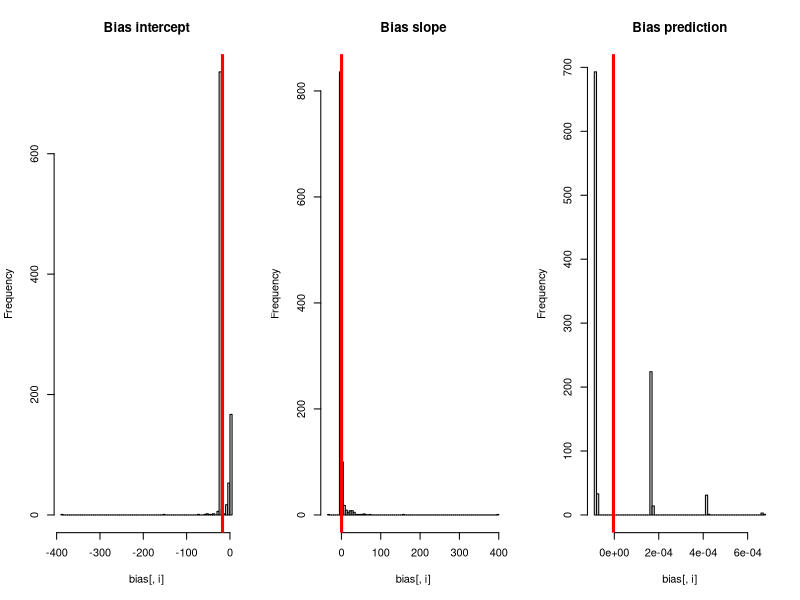
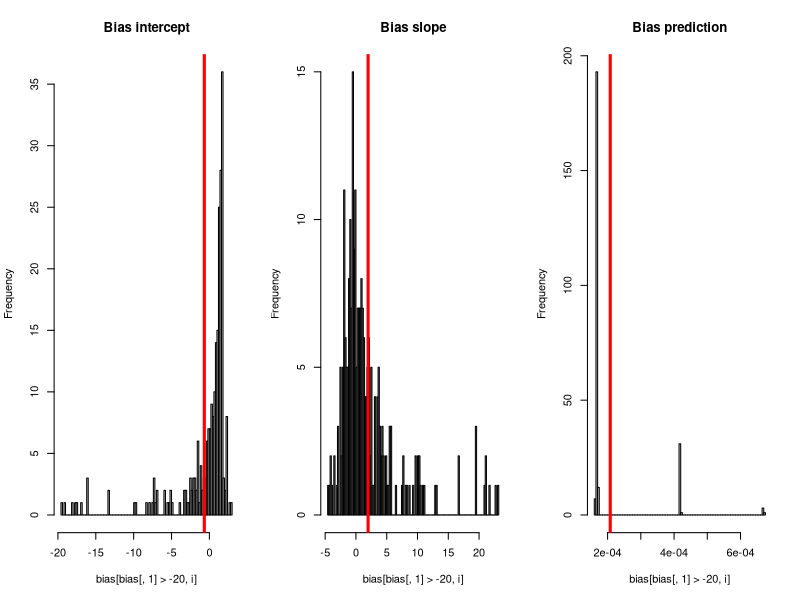

These figures' R source, in order:
set.seed(123)
replicates = 1000
N= 4000
slope = 2 # slope (linear scale)
intercept = - 10 # intercept (linear scale)

bias <- matrix(NA, nrow = replicates, ncol = 3)
incidencePredBias <- rep(NA, replicates)

for (i in 1:replicates){
  pred = runif(N,min=-1,max=1) 
  linearResponse = intercept + slope*pred
  data = rbinom(N, 1, plogis(linearResponse))  
  fit <- glm(data ~ pred, family = 'binomial', control = list(maxit = 300))
  bias[i,1:2] = fit$coefficients - c(intercept, slope)
  bias[i,3] = mean(predict(fit,type = "response")) - mean(plogis(linearResponse))
}

par(mfrow = c(1,3))
text = c("Bias intercept", "Bias slope", "Bias prediction")

for (i in 1:3){
  hist(bias[,i], breaks = 100, main = text[i])
  abline(v=mean(bias[,i]), col = "red", lwd = 3)  
}

apply(bias, 2, mean)
apply(bias, 2, sd) / sqrt(replicates)

# Filtering weird values 

apply(bias[bias[,1] > -20,], 2, mean)
apply(bias[bias[,1] > -20,], 2, sd) / sqrt(length(bias[,1] > -10))


for (i in 1:3){
  hist(bias[bias[,1] > -20,i], breaks = 100, main = text[i])
  abline(v=mean(bias[bias[,1] > -20,i]), col = "red", lwd = 3)  
}


